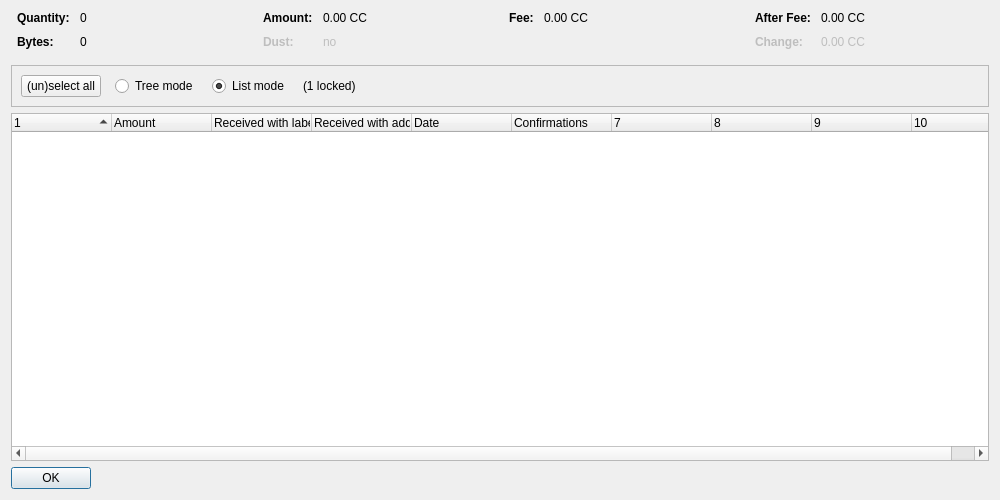
<?xml version="1.0" encoding="UTF-8"?>
<ui version="4.0">
 <class>CoinControlDialog</class>
 <widget class="QDialog" name="CoinControlDialog">
  <property name="geometry">
   <rect>
    <x>0</x>
    <y>0</y>
    <width>1000</width>
    <height>500</height>
   </rect>
  </property>
  <property name="windowTitle">
   <string>Coin Selection</string>
  </property>
  <layout class="QVBoxLayout" name="verticalLayout">
   <item>
    <layout class="QHBoxLayout" name="horizontalLayoutTop" stretch="0,0,0,0">
     <property name="topMargin">
      <number>0</number>
     </property>
     <property name="bottomMargin">
      <number>10</number>
     </property>
     <item>
      <layout class="QFormLayout" name="formLayoutCoinControl1">
       <property name="horizontalSpacing">
        <number>10</number>
       </property>
       <property name="verticalSpacing">
        <number>10</number>
       </property>
       <property name="leftMargin">
        <number>6</number>
       </property>
       <property name="rightMargin">
        <number>6</number>
       </property>
       <item row="0" column="0">
        <widget class="QLabel" name="labelCoinControlQuantityText">
         <property name="font">
          <font>
           <weight>75</weight>
           <bold>true</bold>
          </font>
         </property>
         <property name="text">
          <string>Quantity:</string>
         </property>
        </widget>
       </item>
       <item row="0" column="1">
        <widget class="QLabel" name="labelCoinControlQuantity">
         <property name="cursor">
          <cursorShape>IBeamCursor</cursorShape>
         </property>
         <property name="contextMenuPolicy">
          <enum>Qt::ActionsContextMenu</enum>
         </property>
         <property name="text">
          <string notr="true">0</string>
         </property>
         <property name="textInteractionFlags">
          <set>Qt::LinksAccessibleByMouse|Qt::TextSelectableByKeyboard|Qt::TextSelectableByMouse</set>
         </property>
        </widget>
       </item>
       <item row="1" column="0">
        <widget class="QLabel" name="labelCoinControlBytesText">
         <property name="font">
          <font>
           <weight>75</weight>
           <bold>true</bold>
          </font>
         </property>
         <property name="text">
          <string>Bytes:</string>
         </property>
        </widget>
       </item>
       <item row="1" column="1">
        <widget class="QLabel" name="labelCoinControlBytes">
         <property name="cursor">
          <cursorShape>IBeamCursor</cursorShape>
         </property>
         <property name="contextMenuPolicy">
          <enum>Qt::ActionsContextMenu</enum>
         </property>
         <property name="text">
          <string notr="true">0</string>
         </property>
         <property name="textInteractionFlags">
          <set>Qt::LinksAccessibleByMouse|Qt::TextSelectableByKeyboard|Qt::TextSelectableByMouse</set>
         </property>
        </widget>
       </item>
      </layout>
     </item>
     <item>
      <layout class="QFormLayout" name="formLayoutCoinControl2">
       <property name="horizontalSpacing">
        <number>10</number>
       </property>
       <property name="verticalSpacing">
        <number>10</number>
       </property>
       <property name="leftMargin">
        <number>6</number>
       </property>
       <property name="rightMargin">
        <number>6</number>
       </property>
       <item row="0" column="0">
        <widget class="QLabel" name="labelCoinControlAmountText">
         <property name="font">
          <font>
           <weight>75</weight>
           <bold>true</bold>
          </font>
         </property>
         <property name="text">
          <string>Amount:</string>
         </property>
        </widget>
       </item>
       <item row="0" column="1">
        <widget class="QLabel" name="labelCoinControlAmount">
         <property name="cursor">
          <cursorShape>IBeamCursor</cursorShape>
         </property>
         <property name="contextMenuPolicy">
          <enum>Qt::ActionsContextMenu</enum>
         </property>
         <property name="text">
          <string notr="true">0.00 CC</string>
         </property>
         <property name="textInteractionFlags">
          <set>Qt::LinksAccessibleByMouse|Qt::TextSelectableByKeyboard|Qt::TextSelectableByMouse</set>
         </property>
        </widget>
       </item>
       <item row="1" column="0">
        <widget class="QLabel" name="labelCoinControlLowOutputText">
         <property name="enabled">
          <bool>false</bool>
         </property>
         <property name="font">
          <font>
           <weight>75</weight>
           <bold>true</bold>
          </font>
         </property>
         <property name="text">
          <string>Dust:</string>
         </property>
        </widget>
       </item>
       <item row="1" column="1">
        <widget class="QLabel" name="labelCoinControlLowOutput">
         <property name="enabled">
          <bool>false</bool>
         </property>
         <property name="cursor">
          <cursorShape>IBeamCursor</cursorShape>
         </property>
         <property name="contextMenuPolicy">
          <enum>Qt::ActionsContextMenu</enum>
         </property>
         <property name="text">
          <string notr="true">no</string>
         </property>
         <property name="textInteractionFlags">
          <set>Qt::LinksAccessibleByMouse|Qt::TextSelectableByKeyboard|Qt::TextSelectableByMouse</set>
         </property>
        </widget>
       </item>
      </layout>
     </item>
     <item>
      <layout class="QFormLayout" name="formLayoutCoinControl3">
       <property name="horizontalSpacing">
        <number>10</number>
       </property>
       <property name="verticalSpacing">
        <number>10</number>
       </property>
       <property name="leftMargin">
        <number>6</number>
       </property>
       <property name="rightMargin">
        <number>6</number>
       </property>
       <item row="0" column="0">
        <widget class="QLabel" name="labelCoinControlFeeText">
         <property name="font">
          <font>
           <weight>75</weight>
           <bold>true</bold>
          </font>
         </property>
         <property name="text">
          <string>Fee:</string>
         </property>
        </widget>
       </item>
       <item row="0" column="1">
        <widget class="QLabel" name="labelCoinControlFee">
         <property name="cursor">
          <cursorShape>IBeamCursor</cursorShape>
         </property>
         <property name="contextMenuPolicy">
          <enum>Qt::ActionsContextMenu</enum>
         </property>
         <property name="text">
          <string notr="true">0.00 CC</string>
         </property>
         <property name="textInteractionFlags">
          <set>Qt::LinksAccessibleByMouse|Qt::TextSelectableByKeyboard|Qt::TextSelectableByMouse</set>
         </property>
        </widget>
       </item>
      </layout>
     </item>
     <item>
      <layout class="QFormLayout" name="formLayoutCoinControl4">
       <property name="horizontalSpacing">
        <number>10</number>
       </property>
       <property name="verticalSpacing">
        <number>10</number>
       </property>
       <property name="leftMargin">
        <number>6</number>
       </property>
       <property name="rightMargin">
        <number>6</number>
       </property>
       <item row="0" column="0">
        <widget class="QLabel" name="labelCoinControlAfterFeeText">
         <property name="font">
          <font>
           <weight>75</weight>
           <bold>true</bold>
          </font>
         </property>
         <property name="text">
          <string>After Fee:</string>
         </property>
        </widget>
       </item>
       <item row="0" column="1">
        <widget class="QLabel" name="labelCoinControlAfterFee">
         <property name="cursor">
          <cursorShape>IBeamCursor</cursorShape>
         </property>
         <property name="contextMenuPolicy">
          <enum>Qt::ActionsContextMenu</enum>
         </property>
         <property name="text">
          <string notr="true">0.00 CC</string>
         </property>
         <property name="textInteractionFlags">
          <set>Qt::LinksAccessibleByMouse|Qt::TextSelectableByKeyboard|Qt::TextSelectableByMouse</set>
         </property>
        </widget>
       </item>
       <item row="1" column="0">
        <widget class="QLabel" name="labelCoinControlChangeText">
         <property name="enabled">
          <bool>false</bool>
         </property>
         <property name="font">
          <font>
           <weight>75</weight>
           <bold>true</bold>
          </font>
         </property>
         <property name="text">
          <string>Change:</string>
         </property>
        </widget>
       </item>
       <item row="1" column="1">
        <widget class="QLabel" name="labelCoinControlChange">
         <property name="enabled">
          <bool>false</bool>
         </property>
         <property name="cursor">
          <cursorShape>IBeamCursor</cursorShape>
         </property>
         <property name="contextMenuPolicy">
          <enum>Qt::ActionsContextMenu</enum>
         </property>
         <property name="text">
          <string notr="true">0.00 CC</string>
         </property>
         <property name="textInteractionFlags">
          <set>Qt::LinksAccessibleByMouse|Qt::TextSelectableByKeyboard|Qt::TextSelectableByMouse</set>
         </property>
        </widget>
       </item>
      </layout>
     </item>
    </layout>
   </item>
   <item>
    <widget class="QFrame" name="frame">
     <property name="minimumSize">
      <size>
       <width>0</width>
       <height>40</height>
      </size>
     </property>
     <property name="frameShape">
      <enum>QFrame::StyledPanel</enum>
     </property>
     <property name="frameShadow">
      <enum>QFrame::Sunken</enum>
     </property>
     <layout class="QHBoxLayout" name="horizontalLayout">
      <item>
       <layout class="QHBoxLayout" name="horizontalLayoutPanel" stretch="0,0,0,0,0">
        <property name="spacing">
         <number>14</number>
        </property>
        <item>
         <widget class="QPushButton" name="pushButtonSelectAll">
          <property name="sizePolicy">
           <sizepolicy hsizetype="Maximum" vsizetype="Fixed">
            <horstretch>0</horstretch>
            <verstretch>0</verstretch>
           </sizepolicy>
          </property>
          <property name="text">
           <string>(un)select all</string>
          </property>
          <property name="autoDefault">
           <bool>false</bool>
          </property>
         </widget>
        </item>
        <item>
         <widget class="QRadioButton" name="radioTreeMode">
          <property name="sizePolicy">
           <sizepolicy hsizetype="Maximum" vsizetype="Fixed">
            <horstretch>0</horstretch>
            <verstretch>0</verstretch>
           </sizepolicy>
          </property>
          <property name="text">
           <string>Tree mode</string>
          </property>
         </widget>
        </item>
        <item>
         <widget class="QRadioButton" name="radioListMode">
          <property name="sizePolicy">
           <sizepolicy hsizetype="Maximum" vsizetype="Fixed">
            <horstretch>0</horstretch>
            <verstretch>0</verstretch>
           </sizepolicy>
          </property>
          <property name="text">
           <string>List mode</string>
          </property>
          <property name="checked">
           <bool>true</bool>
          </property>
         </widget>
        </item>
        <item>
         <widget class="QLabel" name="labelLocked">
          <property name="text">
           <string notr="true">(1 locked)</string>
          </property>
         </widget>
        </item>
        <item>
         <spacer name="horizontalSpacer">
          <property name="orientation">
           <enum>Qt::Horizontal</enum>
          </property>
          <property name="sizeHint" stdset="0">
           <size>
            <width>40</width>
            <height>20</height>
           </size>
          </property>
         </spacer>
        </item>
       </layout>
      </item>
     </layout>
    </widget>
   </item>
   <item>
    <widget class="CoinControlTreeWidget" name="treeWidget">
     <property name="contextMenuPolicy">
      <enum>Qt::CustomContextMenu</enum>
     </property>
     <property name="sortingEnabled">
      <bool>false</bool>
     </property>
     <property name="columnCount">
      <number>10</number>
     </property>
     <attribute name="headerShowSortIndicator" stdset="0">
      <bool>true</bool>
     </attribute>
     <attribute name="headerStretchLastSection">
      <bool>false</bool>
     </attribute>
     <column>
      <property name="text">
       <string/>
      </property>
     </column>
     <column>
      <property name="text">
       <string>Amount</string>
      </property>
     </column>
     <column>
      <property name="text">
       <string>Received with label</string>
      </property>
     </column>
     <column>
      <property name="text">
       <string>Received with address</string>
      </property>
     </column>
     <column>
      <property name="text">
       <string>Date</string>
      </property>
     </column>
     <column>
      <property name="text">
       <string>Confirmations</string>
      </property>
      <property name="toolTip">
       <string>Confirmed</string>
      </property>
     </column>
     <column>
      <property name="text">
       <string/>
      </property>
     </column>
     <column>
      <property name="text">
       <string/>
      </property>
     </column>
     <column>
      <property name="text">
       <string/>
      </property>
     </column>
     <column>
      <property name="text">
       <string/>
      </property>
     </column>
    </widget>
   </item>
   <item>
    <widget class="QDialogButtonBox" name="buttonBox">
     <property name="sizePolicy">
      <sizepolicy hsizetype="Maximum" vsizetype="Fixed">
       <horstretch>0</horstretch>
       <verstretch>0</verstretch>
      </sizepolicy>
     </property>
     <property name="orientation">
      <enum>Qt::Horizontal</enum>
     </property>
     <property name="standardButtons">
      <set>QDialogButtonBox::Ok</set>
     </property>
    </widget>
   </item>
  </layout>
 </widget>
 <customwidgets>
  <customwidget>
   <class>CoinControlTreeWidget</class>
   <extends>QTreeWidget</extends>
   <header>coincontroltreewidget.h</header>
  </customwidget>
 </customwidgets>
 <resources/>
 <connections/>
</ui>
